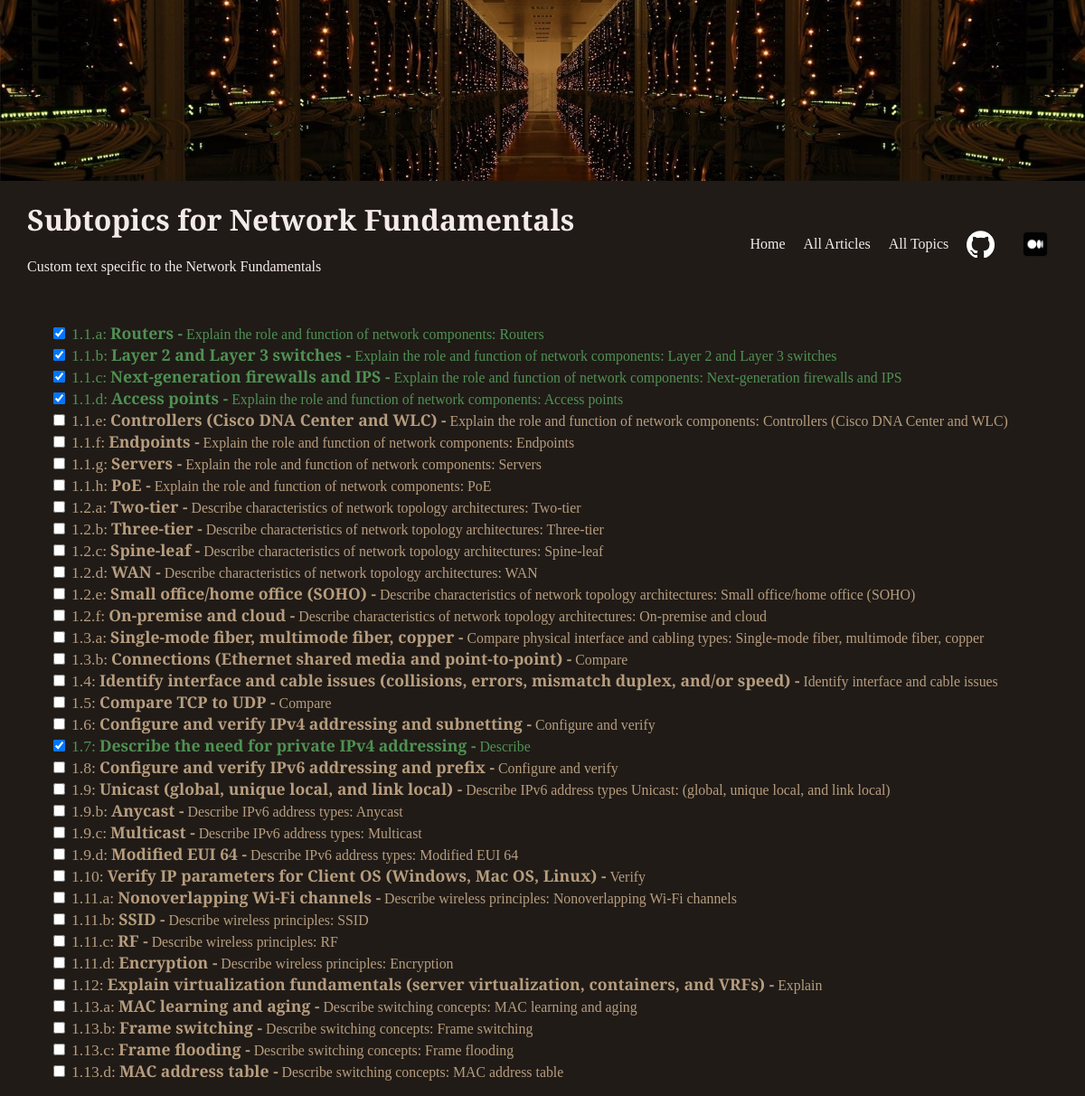
The app's page /wiki/topic/3/, older data.
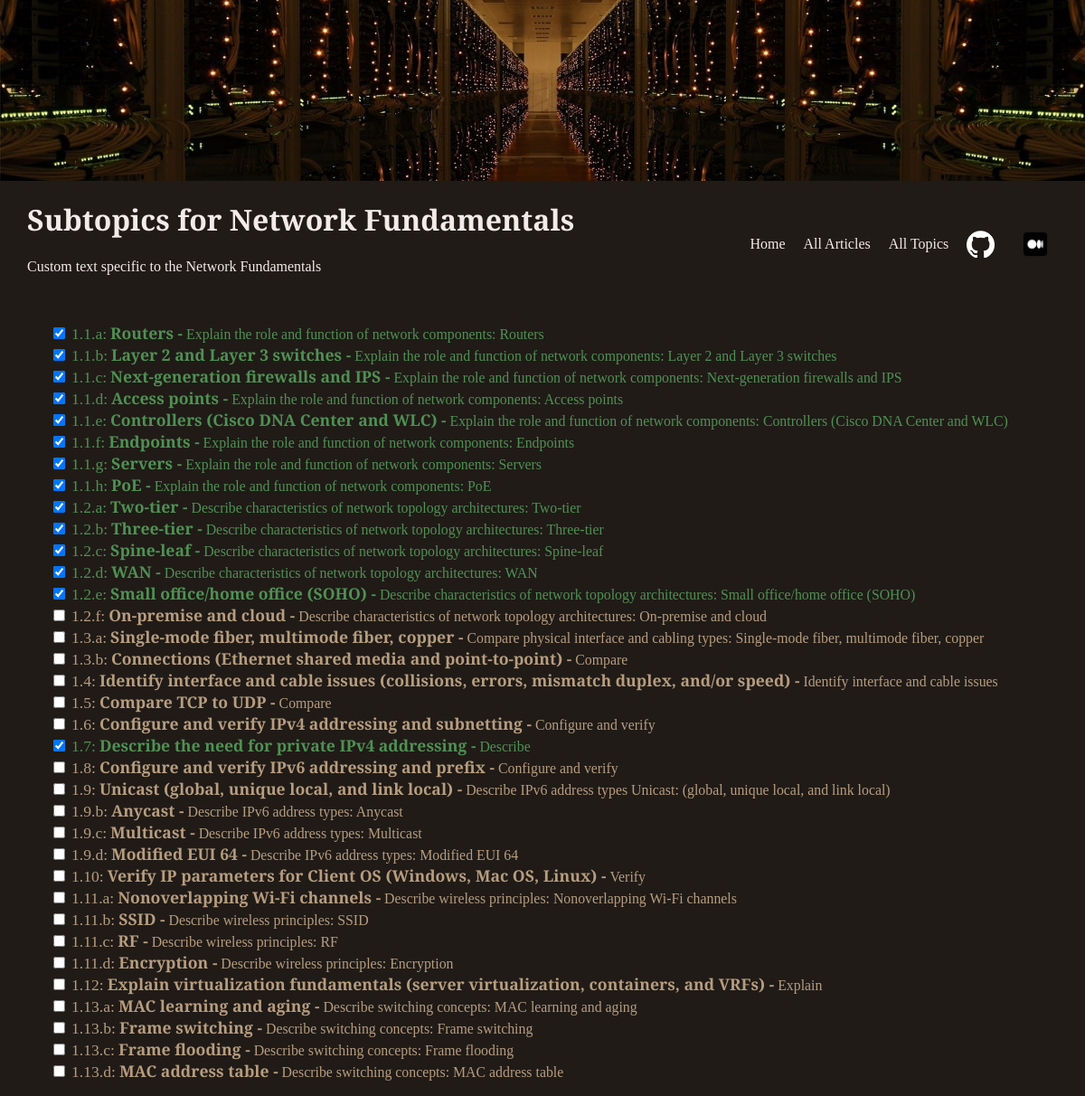
The same page, newer data.
### wiki/models.py (models this page shows, shortened)
class Topic(models.Model):
    name = models.CharField(max_length=255)
    image = models.ImageField(upload_to="itwiki/wiki/static/wiki/images", default="automation_programmability.png")

class SubTopic(models.Model):
    topic = models.ForeignKey(Topic, on_delete=models.CASCADE)
    name = models.CharField(max_length=200)
    description = models.TextField()
    code = models.CharField(max_length=10)
    status = models.BooleanField(default=False)
    note_link = models.URLField(max_length=200, default="https://www.cisco.com")

### wiki/views.py (the view)
# urls.py: path('topic/<int:pk>/', views.TopicDetailView.as_view(), name='topic_detail'),
class TopicDetailView(generic.DetailView):
    model = Topic
    template_name = "wiki/detail_topic.html"  # You'll create this template in the next step

### wiki/templates/wiki/detail_topic.html (shortened to what this page needs)
{% extends 'wiki/base.html' %}
{% load static %}
{% block welcome_message %}
    <h1>Subtopics for {{ object.name }}</h1>
    <p>Custom text specific to the {{ object.name }}</p>
{% endblock %}
{% block content %}
<ul class="subtopic-list">
    {% for subtopic in object.subtopic_set.all %}
        <li class="subtopic-item" id="subtopic-{{ subtopic.id }}">
            <input type="checkbox" onclick="toggleSubtopicStatus({{ subtopic.id }}, this.checked)" {% if subtopic.status %} checked {% endif %}>
            <a href="{{ subtopic.note_link }}" class="{{ subtopic.status|yesno:'text-success,' }}" style="text-decoration: none; color: inherit;">
                <span class="subtopic-code">{{ subtopic.code }}:</span>
                <span class="subtopic-name">{{ subtopic.name }} -</span>
                <span class="subtopic-description">{{ subtopic.description }}</span>
            </a>
        </li>
    {% empty %}
        <p>No subtopics available.</p>
    {% endfor %}
</ul>
{% endblock %}

### wiki/templates/wiki/base.html (shortened to what this page needs)
<!DOCTYPE html>
<html lang="en">
<head>
    {% load static %}
    <link rel="stylesheet" href="{% static 'wiki/style.css' %}">
</head>
<body>
    <div class="header" style="background-image: url('{% static 'wiki/images/hardwarewide.jpg' %}'); background-size: cover; background-position: center; height: 200px;"></div>
    <div class="content-container">
        <div class="header-container" style="display: flex; justify-content: space-between; align-items: center;">
            <div class="welcome-message">
                {% block welcome_message %}{% endblock %}
            </div>
            <nav class="navbar">
                <ul>
                    <li><a href="{% url 'wiki:index' %}">Home</a></li>
                    <li><a href="{% url 'wiki:all_articles' %}">All Articles</a></li>
                    <li><a href="{% url 'wiki:all_topics' %}">All Topics</a></li>
                    <li><a href="https://github.com/danhjun"><img src="{% static 'wiki/images/github-mark-white.png' %}" alt="GitHub"></a></li>
                    <li><a href="https://medium.com/@danieljun3"><img src="{% static 'wiki/images/mediumicon.png' %}" alt="Medium"></a></li>
                </ul>
            </nav>
        </div>
        <div class="wrapper">
            {% block content %}
            {% endblock %}
        </div>
    </div>
</body>
</html>

### wiki/static/wiki/style.css (style rules this page uses)
body { margin: 0; padding: 0; background-color: #201B17; color: #F4EAEA; font-family: 'Source Serif 4', serif; }
.content-container { width: 100%; max-width: 1200px; margin: 0 auto; padding: 0 15px; box-sizing: border-box; }
.header-container { display: flex; justify-content: space-between; align-items: center; margin: 0 auto; padding: 0 15px; max-width: 1200px; }
.navbar ul { display: flex; gap: 20px; padding: 0; margin: 0; list-style-type: none; align-items: center; }
.navbar a { color: #F4EAEA; text-decoration: none; display: flex; align-items: center; }
.navbar img { height: 30px; width: auto; margin-right: 10px; }
.subtopic-code { font-size: 1.1rem; font-weight: normal; color: #B79D7E; }
.subtopic-name { font-size: 1.1rem; color: #B79D7E; font-weight: bold; }
.subtopic-description { font-size: 0.99rem; color: #B79D7E; }
.subtopic-list { list-style-type: none; }
.text-success { color: #4f9153; }
.welcome-message { text-align: left; padding-bottom: 20px; }

Row changes from the older to the newer data that the page shows:
changed SubTopic "Controllers (Cisco DNA Center and WLC)": status "☐" → "☑"
changed SubTopic "Endpoints": status "☐" → "☑"
changed SubTopic "Servers": status "☐" → "☑"
changed SubTopic "PoE": status "☐" → "☑"
changed SubTopic "Two-tier": status "☐" → "☑"
changed SubTopic "Three-tier": status "☐" → "☑"
changed SubTopic "Spine-leaf": status "☐" → "☑"
changed SubTopic "WAN": status "☐" → "☑"
changed SubTopic "Small office/home office (SOHO)": status "☐" → "☑"
